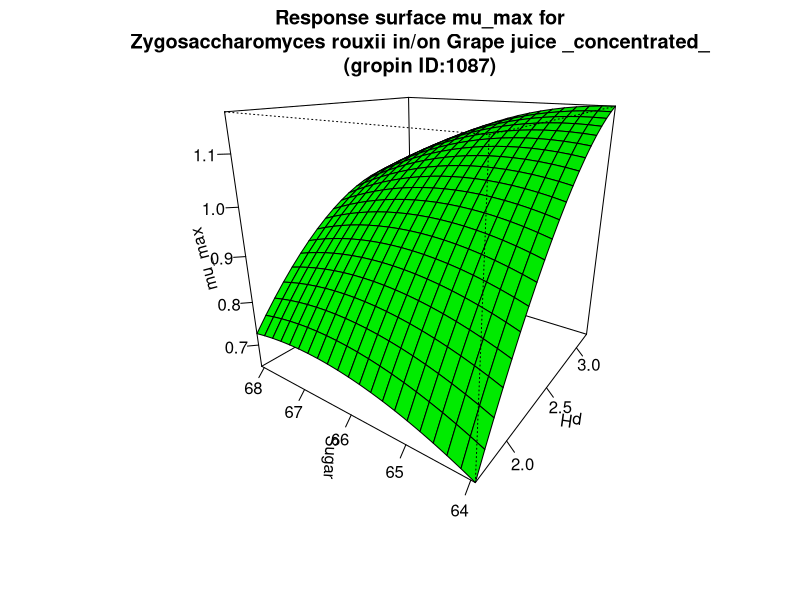

Reproduce this figure in R.
#############################
# start of Parameter script
#############################
pH <- seq(1.6983016983017,3.2032,length.out=21)
Sugar <- seq(63.9360639360639,68.068,length.out=21)
#############################
# end of Parameter script
#############################
############################# 
# start of Model script Gropin ID 1087 
#############################
 
# constant coefficients for this model
 
variables <- data.frame(pH,Sugar)
argumentsPar <- expand.grid(variables)
 
# heart of the model
response_surface <- function(pH,Sugar) {
   mumax <-(-50.035+1.409*Sugar-0.010*(Sugar^2)+3.765*pH-0.162*(pH^2)-0.041*Sugar*pH)

return(mumax=mumax)
} 

# output parameters
mumax <- cbind(argumentsPar,response_surface(argumentsPar['pH'],argumentsPar['Sugar']))
colnames(mumax) <- c(colnames(argumentsPar),'mumax')
#############################
# End of Model script
#############################
############################# 
# start of Visualisation script Gropin ID 1087 
#############################
persp(pH,Sugar,matrix(unlist(mumax$mumax),nrow=21),col = 'green',xlab='pH',ylab='Sugar',zlab='mu_max',main='Response surface mu_max for
Zygosaccharomyces rouxii in/on Grape juice _concentrated_
(gropin ID:1087)',theta=305,phi=20,shade=0.25,ticktype = 'detailed')
#############################
# End of Visualisation script
#############################
